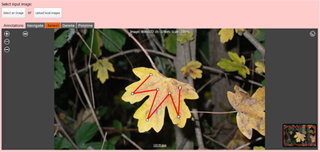
%> input picture modules/ImageMatting/public/1.png, 320 x 152 px
$ octave --eval "result = vrl_imgrad(rgb2gray(imread('../public/1.png')));"   (GNU Octave 9; MATLAB toolbox functions it lacks are replaced by stand-ins)
%> lines starting %> are read from the running program, lines starting %| are printed output that depends on the picture
### modules/ImageMatting/vrl_tools/vrl_imsmooth.m
function I_smooth = vrl_imsmooth(I, filt_size, filt_var)

%% Function to Perform Gaussian Smoothing of an image
% uses the imfilter command from matlab
% Input Arguments:
% I - The image to be used
% filt_size - Filter Size to be used
% filt_var  - Filter Variance to be used

% Output Arguments:
% I_smooth - Smoothed Output Image

I = double(I);
S = fspecial('gauss', [filt_size filt_size], filt_var);
I_smooth = imfilter(I, S);
return;

### modules/ImageMatting/vrl_tools/vrl_imgrad.m
function [Ix Iy grad_mag edge_indicator edge_canny] = vrl_imgrad(I)

%% Function to Perform Gaussian Smoothing Gradient of an Image
% uses the imfilter command from matlab
% Input Arguments:
% I - The image for which gradient is to be computed

% Output Arguments:
% I_x - X component of gradient
% I_y - Y component of gradient
% grad_mag - magnitude of the gradient
% edge_indicator - Edge Indicator for a GAC like function
% edge_canny   - Resulting Canny Edge Map with default thresholds


I = double(I);
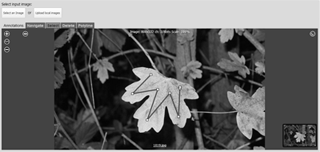
%> I: size 152x320 double; min 0, max 255, mean 100.8

% Smoothing the Image
I_smooth = vrl_imsmooth(I, 3, 2);
%> in vrl_imsmooth, `I_smooth = imfilter(I, S);`:
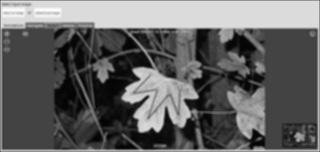
%> I_smooth: size 152x320 double; min 3.48, max 252.9, mean 99.4

% Computing Image Gradients
[Ix Iy] = gradient(I_smooth);
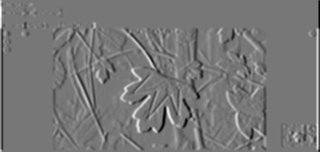
%> Ix: size 152x320 double; min -70.11, max 79.35, mean 0; drawn with min black and max white
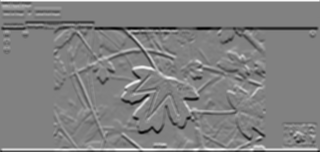
%> Iy: size 152x320 double; min -74.57, max 72.68, mean 0.1; drawn with min black and max white

% Gradient Magnitude
grad_mag = sqrt(Ix.^2 + Iy.^2);
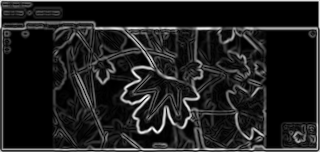
%> grad_mag: size 152x320 double; min 0, max 79.35, mean 10; drawn with min black and max white

% Computation of the Edge Indicator
edge_indicator = 1 ./ (1+grad_mag.^2);
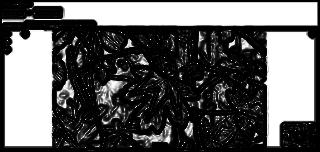
%> edge_indicator: size 152x320 double; min 0.000159, max 1, mean 0.378

% Canny Detector
edge_canny = edge(I_smooth,'canny');
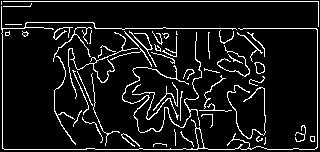
%> edge_canny: size 152x320 logical; 9.2% white in thin lines or dots

$ run again, on modules/ImageMatting/public/3.png
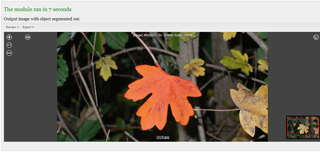
%> input picture modules/ImageMatting/public/3.png, 320 x 152 px
%> in vrl_imgrad, `edge_indicator = 1 ./ (1+grad_mag.^2);`:
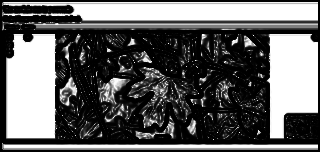
%> edge_indicator: size 152x320 double; min 0.000149, max 1, mean 0.39
%> in vrl_imgrad, `edge_canny = edge(I_smooth,'canny');`:
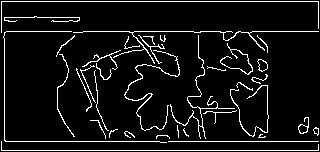
%> edge_canny: size 152x320 logical; 7.4% white in thin lines or dots
